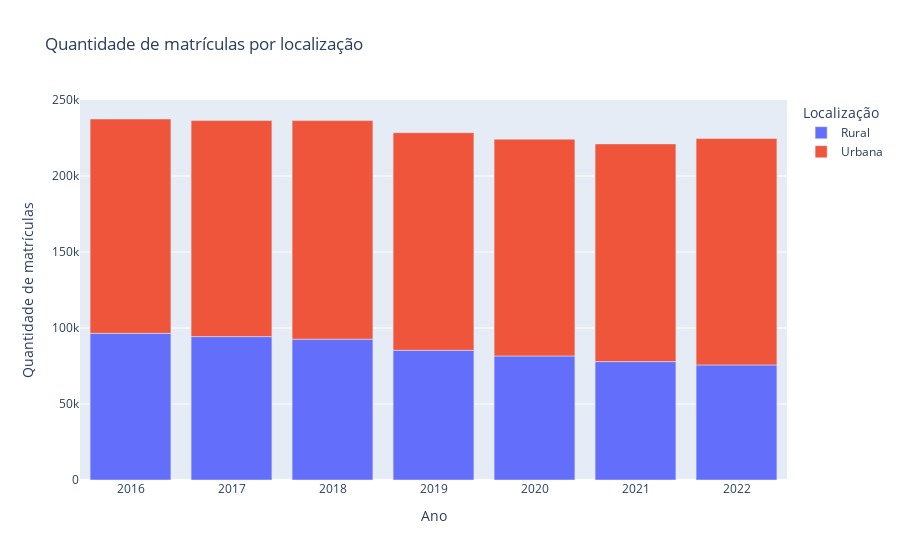

The cell this chart's notebook holds for it:
### Code cell
fig, df = get_plot_quantidade_matriculas("Localização")
fig

### Figure 1 — Plotly figure (JSON) as saved in the notebook; plotly's stock layout.template omitted (floating-point values rounded to 4 significant figures)
{"data": [{"alignmentgroup": "True", "hovertemplate": "Localização=Rural<br>Ano=%{x}<br>Quantidade de matrículas=%{y}<extra></extra>", "legendgroup": "Rural", "marker": {"color": "#636efa", "pattern": {"shape": ""}}, "name": "Rural", "offsetgroup": "Rural", "orientation": "v", "showlegend": true, "textposition": "auto", "x": [2016, 2017, 2018, 2019, 2020, 2021, 2022], "xaxis": "x", "y": [96493, 94336, 92648, 85324, 81614, 77888, 75723], "yaxis": "y", "type": "bar"}, {"alignmentgroup": "True", "hovertemplate": "Localização=Urbana<br>Ano=%{x}<br>Quantidade de matrículas=%{y}<extra></extra>", "legendgroup": "Urbana", "marker": {"color": "#EF553B", "pattern": {"shape": ""}}, "name": "Urbana", "offsetgroup": "Urbana", "orientation": "v", "showlegend": true, "textposition": "auto", "x": [2016, 2017, 2018, 2019, 2020, 2021, 2022], "xaxis": "x", "y": [141013, 142145, 143812, 143197, 142615, 143252, 148926], "yaxis": "y", "type": "bar"}], "layout": {"xaxis": {"anchor": "y", "domain": [0.0, 1.0], "title": {"text": "Ano"}}, "yaxis": {"anchor": "x", "domain": [0.0, 1.0], "title": {"text": "Quantidade de matrículas"}}, "legend": {"title": {"text": "Localização"}, "tracegroupgap": 0}, "title": {"text": "Quantidade de matrículas por localização"}, "barmode": "relative"}}
